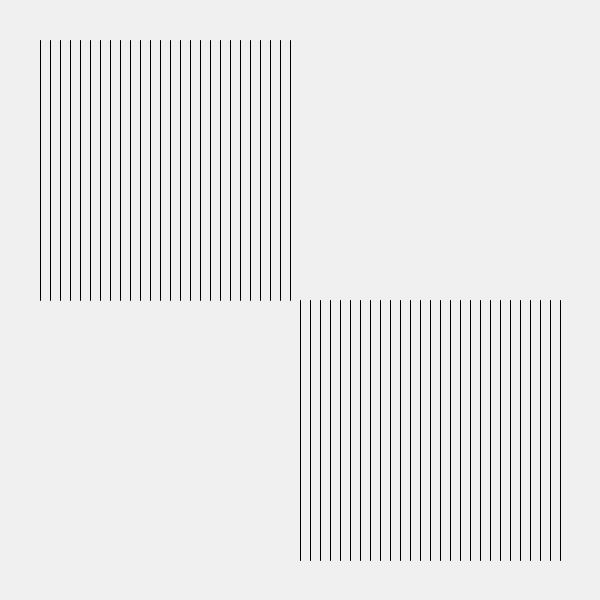
Frame 1 (no input)
Frame 60 (the mouse pressed at the canvas centre just before this capture): identical to frame 1, image omitted
Frame 120 (the mouse held since frame 60 and released just before this capture): identical to frame 1, image omitted

The Processing sketch that drew this single still picture (run headless with seeded random() and noise(); from frame 60 on, the mouse is pressed at the canvas centre):

// Processing sketch: sketch_01_basic_conditions
// ── sketch_01_basic_conditions.pde
void setup() {
  size(600, 600);
  smooth(4);
}

void draw() {
  background(240);
  
  for(int x=40; x <= 560; x += 10) {
    
    if (x >= width / 2.0) {
      line(x, height/2.0, x, height-40);
    } else {
      line(x, 40, x, height/2.0); 
    }
    
  }
}
